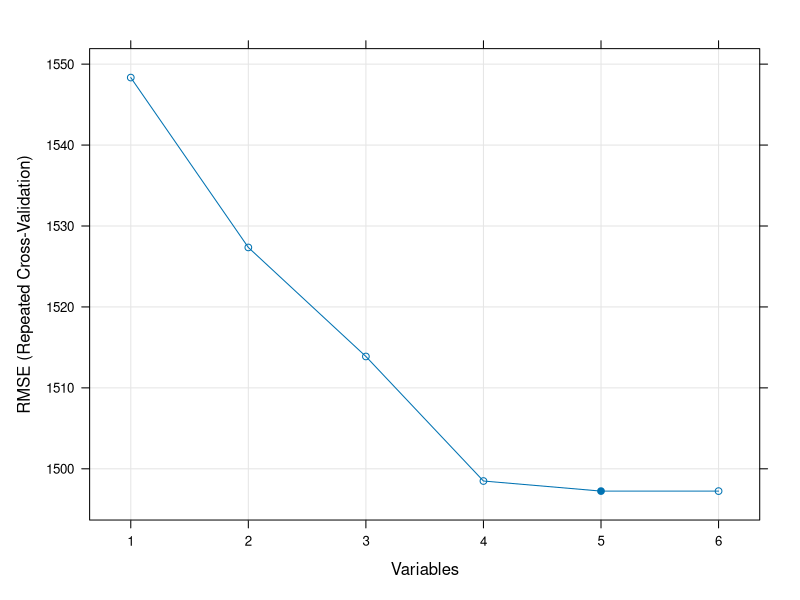

Reproduce this figure in R.
library(tidyverse)
library(caret)

x <- diamonds %>% select(carat,depth,table,x,y,z)
y <- diamonds %>% select(price)

subsets <- c(1:6)

ctrl <- rfeControl(functions = lmFuncs,
                   method = "repeatedcv",
                   repeats = 5,
                   verbose = FALSE)

lmProfile <- rfe(diamonds[,c(1,5,6,8,9,10)],diamonds$price,
                 sizes = subsets,
                 rfeControl = ctrl)

# summarize the results
print(lmProfile)
# list the chosen features
predictors(lmProfile)
# plot the results
plot(lmProfile, type=c("g", "o"))
